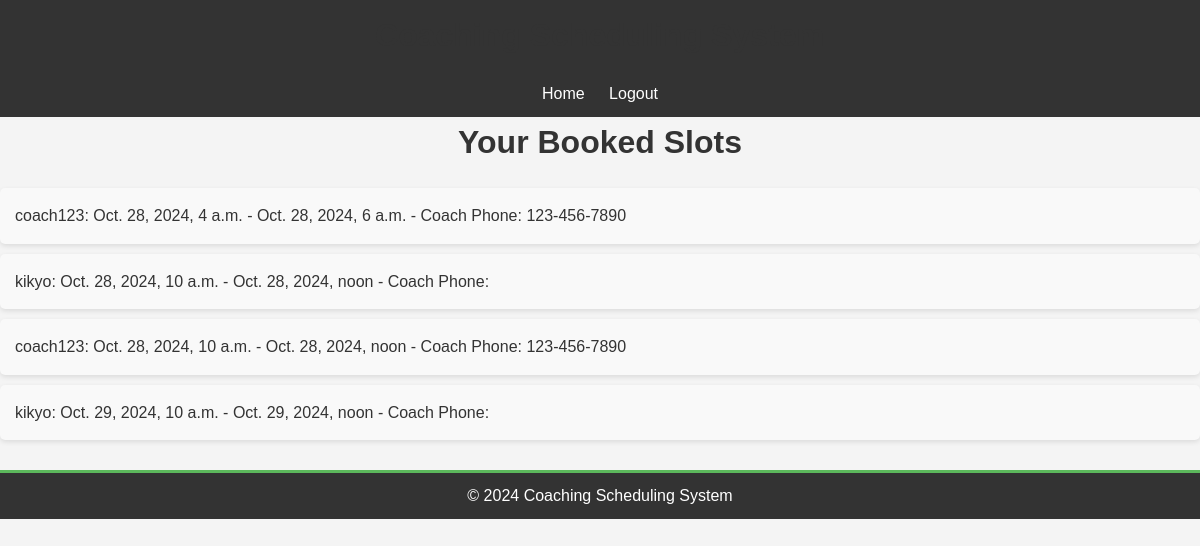
/booked-slots/ (signed in), run on the app's committed database.
### scheduler/models.py (models this page shows, shortened)
class Slot(models.Model):
    coach = models.ForeignKey(User, on_delete=models.CASCADE, related_name='slots')
    start_time = models.DateTimeField()
    end_time = models.DateTimeField()
    student = models.ForeignKey(User, on_delete=models.SET_NULL, null=True, blank=True, related_name='booked_slots')
    satisfaction = models.IntegerField(null=True, blank=True)  # Satisfaction rating (1-5)
    notes = models.TextField(null=True, blank=True)  # Free-form notes for the call

class CoachProfile(models.Model):
    user = models.OneToOneField(User, on_delete=models.CASCADE)
    phone_number = models.CharField(max_length=15)

### scheduler/views.py (the view)
# urls.py: path('booked-slots/', views.booked_slots, name='booked_slots'),
@login_required
def booked_slots(request):
    if not hasattr(request.user, 'studentprofile'):
        raise PermissionDenied
    slots = Slot.objects.filter(student=request.user).order_by('start_time')
    return render(request, 'scheduler/booked_slots.html', {'slots': slots})

### scheduler/templates/scheduler/booked_slots.html (shortened to what this page needs)
<!DOCTYPE html>
<html>
    <header>
        <h1>Coaching Scheduling System</h1>
        <a href="{% url 'home' %}">Home</a>
        {% if user.is_authenticated %}
            <a href="{% url 'logout' %}">Logout</a>
        {% else %}
            <a href="{% url 'login' %}">Login</a>
        {% endif %}
    </header>
<head>
    <link rel="stylesheet" href="/static/css/styles.css">
</head>
<body>
    <h1>Your Booked Slots</h1>
    <ul>
        {% for slot in slots %}
            <li>{{ slot.coach.username }}: {{ slot.start_time }} - {{ slot.end_time }} - Coach Phone: {{ slot.coach.coachprofile.phone_number }}</li>
        {% empty %}
            <li>You haven't booked any slots yet.</li>
        {% endfor %}
    </ul>
</body>
<footer>
    <p>&copy; 2024 Coaching Scheduling System</p>
</footer>
</html>

### static/css/styles.css (style rules this page uses)
* { margin: 0; padding: 0; box-sizing: border-box; }
body { font-family: Arial, sans-serif; background-color: #f4f4f4; color: #333; line-height: 1.6; margin: 0; padding: 0; }
h1, h2 { color: #333; text-align: center; margin-bottom: 20px; }
a { color: #0275d8; text-decoration: none; }
ul { list-style: none; margin: 20px 0; padding: 0; }
li { padding: 15px; margin: 10px 0; border-radius: 5px; background-color: #f9f9f9; box-shadow: 0 2px 5px rgba(0, 0, 0, 0.1); }
header { background: #333; color: #fff; padding: 10px 0; text-align: center; }
header a { color: #fff; margin: 0 10px; text-decoration: none; }
footer { margin-top: 30px; padding: 10px; background: #333; color: #fff; text-align: center; border-top: 3px solid #5cb85c; }

### data on the page
Slot: coach.username "coach123", start_time "Oct. 28, 2024, 4 a.m.", end_time "Oct. 28, 2024, 6 a.m.", coach.coachprofile.phone_number "123-456-7890"
Slot: coach.username "kikyo", start_time "Oct. 28, 2024, 10 a.m.", end_time "Oct. 28, 2024, noon"
Slot: coach.username "coach123", start_time "Oct. 28, 2024, 10 a.m.", end_time "Oct. 28, 2024, noon", coach.coachprofile.phone_number "123-456-7890"
Slot: coach.username "kikyo", start_time "Oct. 29, 2024, 10 a.m.", end_time "Oct. 29, 2024, noon"
